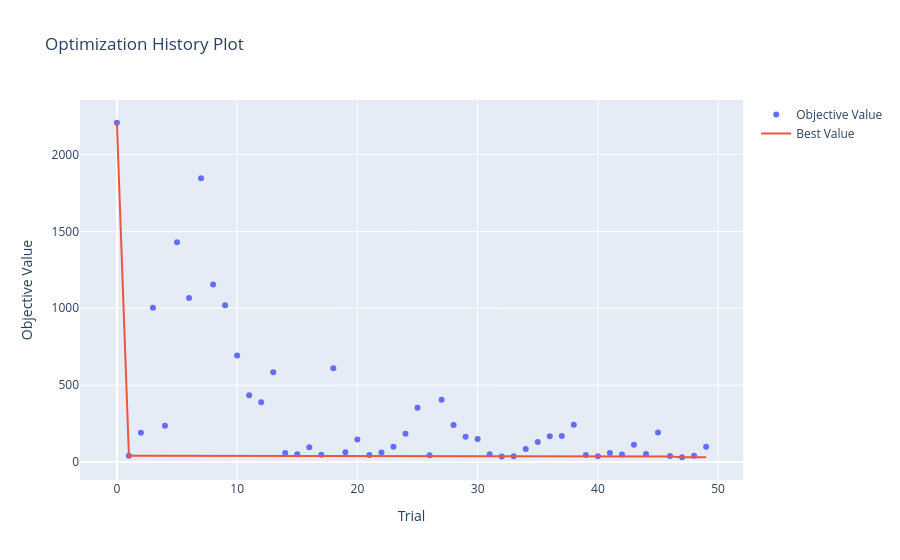

The cell this chart's notebook holds for it:
### Code cell
op.visualization.plot_optimization_history(study).show()

### Figure 1 — Plotly figure (JSON) as saved in the notebook; plotly's stock layout.template omitted (floating-point values rounded to 4 significant figures)
{"data": [{"mode": "markers", "name": "Objective Value", "type": "scatter", "x": [0, 1, 2, 3, 4, 5, 6, 7, 8, 9, 10, 11, 12, 13, 14, 15, 16, 17, 18, 19, 20, 21, 22, 23, 24, 25, 26, 27, 28, 29, 30, 31, 32, 33, 34, 35, 36, 37, 38, 39, 40, 41, 42, 43, 44, 45, 46, 47, 48, 49], "y": [2207.0, 39.88, 189.8, 1002.0, 234.9, 1429.0, 1067.0, 1845.0, 1154.0, 1020.0, 691.8, 434.2, 388.0, 583.4, 57.18, 50.21, 95.72, 46.34, 609.1, 62.61, 145.5, 44.75, 60.64, 99.14, 183.4, 351.9, 43.39, 405.2, 240.8, 163.1, 149.6, 49.25, 35.28, 36.12, 84.51, 130.3, 167.8, 167.9, 241.2, 45.28, 36.83, 57.57, 48.26, 111.4, 51.13, 191.1, 38.17, 30.32, 40.0, 99.14]}, {"mode": "lines", "name": "Best Value", "type": "scatter", "x": [0, 1, 2, 3, 4, 5, 6, 7, 8, 9, 10, 11, 12, 13, 14, 15, 16, 17, 18, 19, 20, 21, 22, 23, 24, 25, 26, 27, 28, 29, 30, 31, 32, 33, 34, 35, 36, 37, 38, 39, 40, 41, 42, 43, 44, 45, 46, 47, 48, 49], "y": [2207.0, 39.88, 39.88, 39.88, 39.88, 39.88, 39.88, 39.88, 39.88, 39.88, 39.88, 39.88, 39.88, 39.88, 39.88, 39.88, 39.88, 39.88, 39.88, 39.88, 39.88, 39.88, 39.88, 39.88, 39.88, 39.88, 39.88, 39.88, 39.88, 39.88, 39.88, 39.88, 35.28, 35.28, 35.28, 35.28, 35.28, 35.28, 35.28, 35.28, 35.28, 35.28, 35.28, 35.28, 35.28, 35.28, 35.28, 30.32, 30.32, 30.32]}, {"marker": {"color": "#cccccc"}, "mode": "markers", "name": "Infeasible Trial", "showlegend": false, "type": "scatter", "x": [], "y": []}], "layout": {"title": {"text": "Optimization History Plot"}, "xaxis": {"title": {"text": "Trial"}}, "yaxis": {"title": {"text": "Objective Value"}}}}
